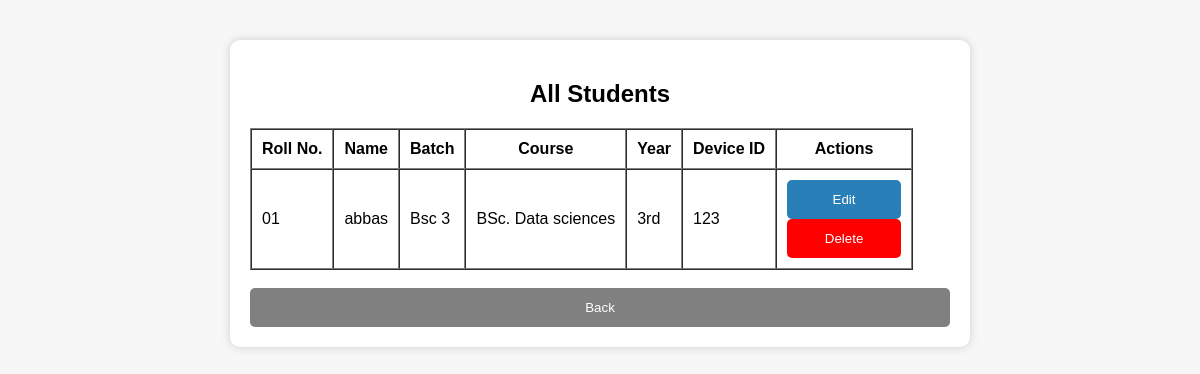
The app's page /admin/students (signed in) with its own data.
### app.py (models this page shows)
class Student(db.Model):
    id = db.Column(db.Integer, primary_key=True)
    roll_number = db.Column(db.String(20), unique=True, nullable=False)
    name = db.Column(db.String(150), nullable=False)
    batch = db.Column(db.String(50), nullable=False)
    course = db.Column(db.String(50), nullable=False)
    year = db.Column(db.String(20), nullable=False)
    device_id = db.Column(db.String(200), nullable=True)

### app.py (the view)
@app.route("/admin/students")
def admin_students():
    if not login_required("admin"):
        return redirect(url_for("login"))
    students = Student.query.order_by(Student.roll_number).all()
    return render_template("students_list.html", students=students)

### app.py (called while the page is built)
def login_required(role: str) -> bool:
    return session.get("role") == role

### templates/students_list.html
{% extends "base.html" %}
{% block content %}
<h2>All Students</h2>
<table border="1" cellpadding="10" cellspacing="0">
    <tr>
        <th>Roll No.</th>
        <th>Name</th>
        <th>Batch</th>
        <th>Course</th>
        <th>Year</th>
        <th>Device ID</th>
        <th>Actions</th>
    </tr>
    {% for s in students %}
    <tr>
        <td>{{ s.roll_number }}</td>
        <td>{{ s.name }}</td>
        <td>{{ s.batch }}</td>
        <td>{{ s.course }}</td>
        <td>{{ s.year }}</td>
        <td>{{ s.device_id if s.device_id else "Not Registered" }}</td>
        <td>
            <a href="/admin/edit_student/{{ s.id }}">
                <button style="background: #2980b9; color:white;">Edit</button>
            </a>
            <a href="/admin/delete_student/{{ s.id }}"
               onclick="return confirm('Are you sure you want to delete this student?');">
                <button style="background: red; color:white;">Delete</button>
            </a>
        </td>
    </tr>
    {% endfor %}
</table>
<br>
<a href="/admin/dashboard">
    <button style="background: gray;">Back</button>
</a>
{% endblock %}

### templates/base.html (style rules this page uses)
body { font-family: Arial; background: #f7f7f7; margin: 0; padding: 0; }
h1, h2, h3 { text-align: center; }
button { padding: 12px; width: 100%; background: #007bff; border: none; color: white; border-radius: 5px; cursor: pointer; }

### records on screen
Student: roll_number "01", name "abbas", batch "Bsc 3", course "BSc. Data sciences", year "3rd", device "123"
